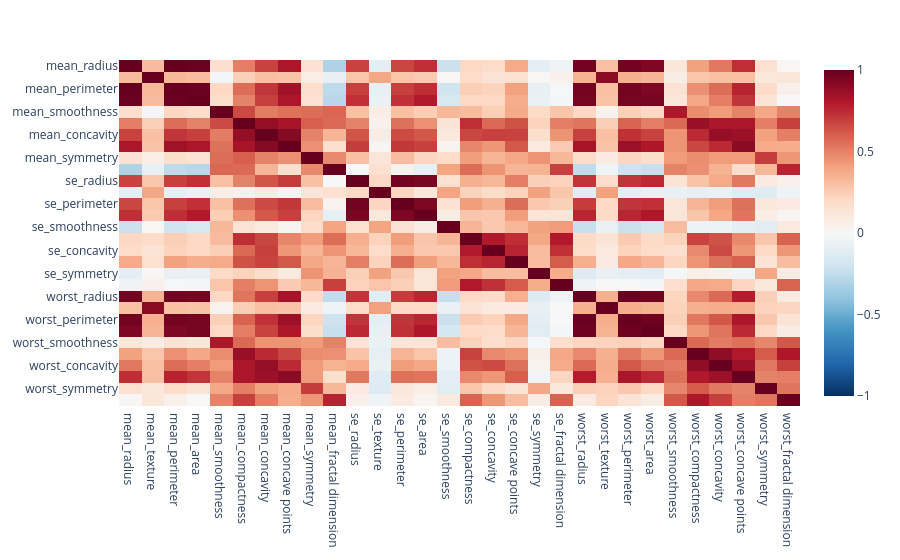

The code cell stored with this chart in its notebook:
### Markdown cell above
#### <font color='teal'> Exploration rapide : corrélations

### Code cell
# Matrice de corrélation des variables
fig = px.imshow(df.corr().round(2), color_continuous_scale='RdBu_r', zmin=-1, zmax=1, aspect='auto')
fig.show()

### Figure 1 — Plotly figure (JSON) as saved in the notebook; plotly's stock layout.template omitted (floating-point values rounded to 4 significant figures; data arrays with more than 128 entries replaced by an {"elided": "..."} marker saying what was removed)
{"data": [{"coloraxis": "coloraxis", "hovertemplate": "x: %{x}<br>y: %{y}<br>color: %{z}<extra></extra>", "name": "0", "type": "heatmap", "x": ["mean_radius", "mean_texture", "mean_perimeter", "mean_area", "mean_smoothness", "mean_compactness", "mean_concavity", "mean_concave points", "mean_symmetry", "mean_fractal dimension", "se_radius", "se_texture", "se_perimeter", "se_area", "se_smoothness", "se_compactness", "se_concavity", "se_concave points", "se_symmetry", "se_fractal dimension", "worst_radius", "worst_texture", "worst_perimeter", "worst_area", "worst_smoothness", "worst_compactness", "worst_concavity", "worst_concave points", "worst_symmetry", "worst_fractal dimension"], "xaxis": "x", "y": ["mean_radius", "mean_texture", "mean_perimeter", "mean_area", "mean_smoothness", "mean_compactness", "mean_concavity", "mean_concave points", "mean_symmetry", "mean_fractal dimension", "se_radius", "se_texture", "se_perimeter", "se_area", "se_smoothness", "se_compactness", "se_concavity", "se_concave points", "se_symmetry", "se_fractal dimension", "worst_radius", "worst_texture", "worst_perimeter", "worst_area", "worst_smoothness", "worst_compactness", "worst_concavity", "worst_concave points", "worst_symmetry", "worst_fractal dimension"], "yaxis": "y", "z": {"elided": "30x30 float values"}}], "layout": {"coloraxis": {"autocolorscale": false, "cmax": 1, "cmin": -1, "colorscale": [[0, "rgb(5,48,97)"], [0.1, "rgb(33,102,172)"], [0.2, "rgb(67,147,195)"], [0.3, "rgb(146,197,222)"], [0.4, "rgb(209,229,240)"], [0.5, "rgb(247,247,247)"], [0.6, "rgb(253,219,199)"], [0.7, "rgb(244,165,130)"], [0.8, "rgb(214,96,77)"], [0.9, "rgb(178,24,43)"], [1, "rgb(103,0,31)"]]}, "margin": {"t": 60}, "xaxis": {"anchor": "y", "domain": [0, 1]}, "yaxis": {"anchor": "x", "autorange": "reversed", "domain": [0, 1]}}}
